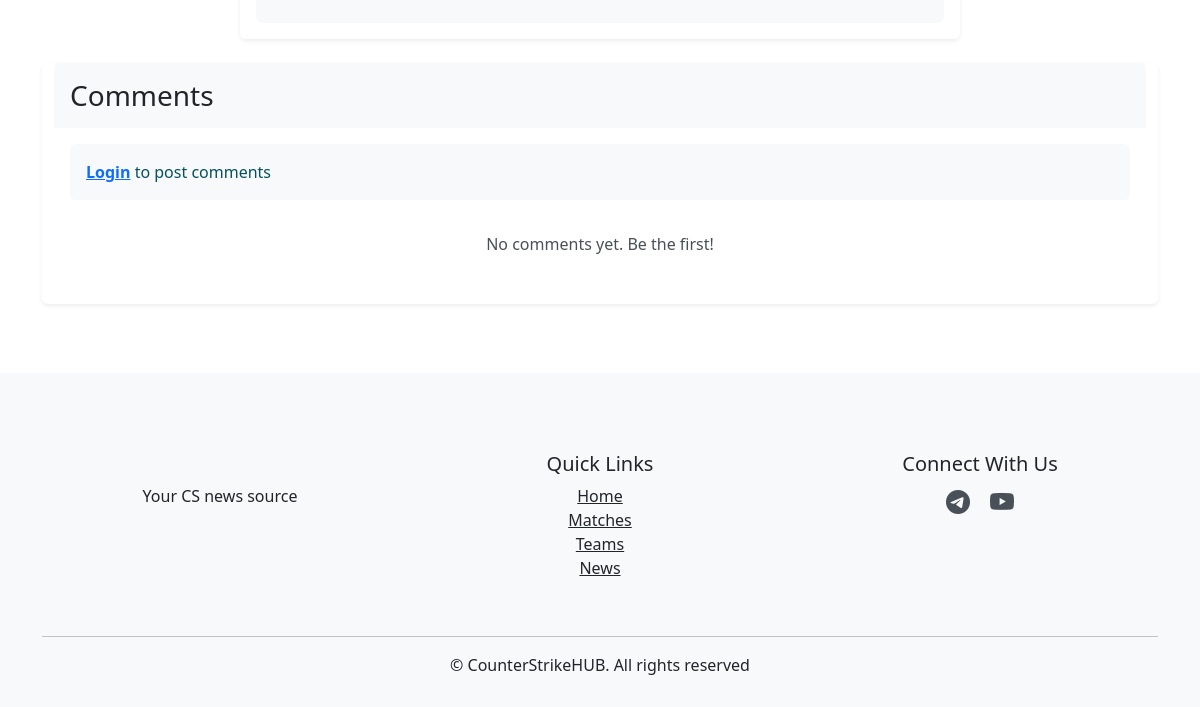
Page /match/1 (lower part) on the earlier database version.
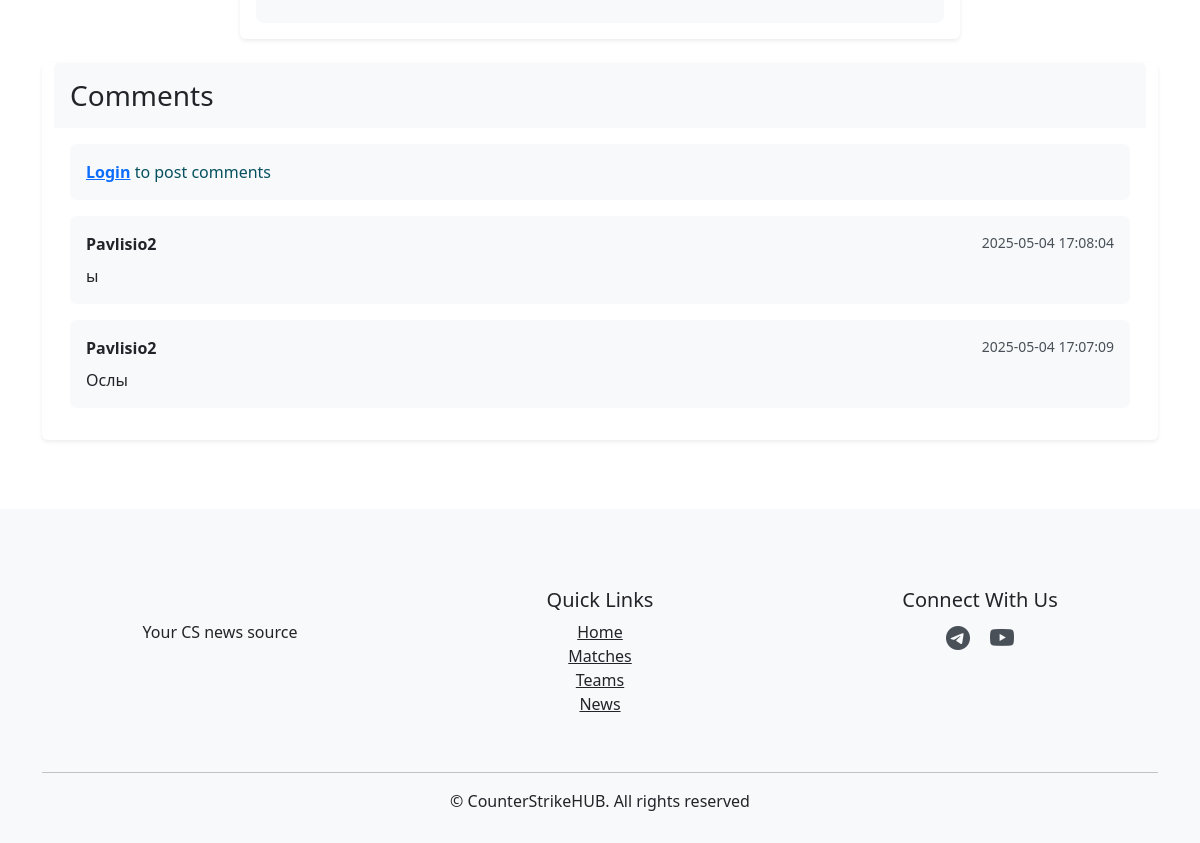
Same page on the later database version.
### tables this page shows
CREATE TABLE comments (
                id INTEGER PRIMARY KEY AUTOINCREMENT,
                match_id INTEGER NOT NULL,
                user_id INTEGER NOT NULL,
                text TEXT NOT NULL,
                created_at TIMESTAMP DEFAULT CURRENT_TIMESTAMP,
                FOREIGN KEY(user_id) REFERENCES users(id)
            );

CREATE TABLE users (
            id INTEGER PRIMARY KEY AUTOINCREMENT,
            username TEXT UNIQUE NOT NULL,
            password TEXT NOT NULL,
            email TEXT
        );

### server.py (the view, shortened to what this page needs)
@app.route('/match/<int:match_id>', methods=['GET', 'POST'])
def match_detail(match_id):
    db_sess = db_session.create_session()
    matches = db_sess.query(Match).all()
    match = next((m for m in matches if m.id == match_id), None)
    if not match:
        flash('Match not found', 'danger')
        return redirect(url_for('matches_list'))
    with get_db() as conn:
        comments = conn.execute('''
            SELECT comments.*, users.username
            FROM comments
            JOIN users ON comments.user_id = users.id
            WHERE match_id = ?
            ORDER BY created_at DESC
        ''', (match_id,)).fetchall()
    return render_template('match_detail.html',
                           match=match,
                           comments=comments,
                           user_id=session.get('user_id'))

### data/db_session.py (called while the page is built)
def create_session() -> Session:
    global __factory
    return __factory()

### server.py (called while the page is built)
def get_db():
    conn = sqlite3.connect(DATABASE)
    conn.row_factory = sqlite3.Row
    return conn

### templates/match_detail.html (shortened to what this page needs)
{% extends "base.html" %}
{% block content %}
<div class="container mt-4">
    <div class="row">
        <div class="col-lg-8 mx-auto">
            <div class="card shadow-sm mb-4 border-0" style="background-color: var(--card-bg);">
                <div class="card-body">
                    <div class="match-details">
                        </div>
                    </div>
                </div>
            </div>
            <div class="card shadow-sm border-0" style="background-color: var(--card-bg);">
                <div class="card-header py-3 border-0" style="background-color: var(--bg-secondary);">
                    <h3 class="mb-0" style="color: var(--text-primary);">
                        {% if session.get('language', 'en') == 'ru' %}Комментарии{% else %}Comments{% endif %}
                    </h3>
                </div>
                <div class="card-body">
                    {% if 'user_id' in session %}
                    <form method="POST" class="mb-4">
                        <div class="mb-3">
                            <textarea class="form-control border-2" name="comment" rows="3"
                                      style="border-color: var(--border-color); background-color: var(--bg-primary);"
                                      placeholder="{% if session.get('language', 'en') == 'ru' %}Ваш комментарий...{% else %}Your comment...{% endif %}" required></textarea>
                        </div>
                        <button type="submit" class="btn btn-primary px-4 py-2" style="background-color: var(--accent-primary); border: none;">
                            {% if session.get('language', 'en') == 'ru' %}Отправить{% else %}Submit{% endif %}
                        </button>
                    </form>
                    {% else %}
                    <div class="alert alert-info border-0" style="background-color: var(--bg-secondary); border-left: 3px solid var(--accent-primary);">
                        {% if session.get('language', 'en') == 'ru' %}
                        <a href="{{ url_for('login', next=url_for('match_detail', match_id=match.id)) }}"
                           class="fw-bold" style="color: var(--accent-primary);">Войдите</a>, чтобы оставлять комментарии
                        {% else %}
                        <a href="{{ url_for('login', next=url_for('match_detail', match_id=match.id)) }}"
                           class="fw-bold" style="color: var(--accent-primary);">Login</a> to post comments
                        {% endif %}
                    </div>
                    {% endif %}
                    <div class="comments-section">
                        {% for comment in comments %}
                        <div class="comment mb-3 p-3 rounded" style="background-color: var(--bg-secondary);">
                            <div class="d-flex justify-content-between mb-2">
                                <strong style="color: var(--text-primary);">{{ comment.username }}</strong>
                                <small style="color: var(--text-secondary);">{{ comment.created_at }}</small>
                            </div>
                            <p class="mb-0" style="color: var(--text-primary);">{{ comment.text }}</p>
                        </div>
                        {% else %}
                        <p class="text-center py-3" style="color: var(--text-secondary);">
                            {% if session.get('language', 'en') == 'ru' %}
                            Пока нет комментариев. Будьте первым!
                            {% else %}
                            No comments yet. Be the first!
                            {% endif %}
                        </p>
                        {% endfor %}
                    </div>
                </div>
            </div>
        </div>
    </div>
</div>
{% endblock %}

### templates/base.html (shortened to what this page needs)
<!DOCTYPE html>
<html lang="{{ session.get('language', 'en') }}" data-theme="light">
<head>
    <link href="https://cdn.jsdelivr.net/npm/bootstrap@5.3.0/dist/css/bootstrap.min.css" rel="stylesheet">
    <link rel="stylesheet" href="https://cdn.jsdelivr.net/npm/bootstrap-icons@1.10.0/font/bootstrap-icons.css">
    <link rel="stylesheet" href="{{ url_for('static', filename='css/style.css') }}">
</head>
<body>
<div class="container">
    {% block content %}{% endblock %}
<footer>
    <div class="container text-center pt-5">
        <div class="row">
            <div class="col-md-4 mb-4">
                <h5>{% if session.get('language', 'en') == 'ru' %}CounterStrikeHUB{% else %}CounterStrikeHUB{% endif %}</h5>
                <p class="animate-fade">
                    {% if session.get('language', 'en') == 'ru' %}
                    Ваш источник новостей о CS
                    {% else %}
                    Your CS news source
                    {% endif %}
                </p>
            </div>
            <div class="col-md-4 mb-4">
                <h5 class="animate-fade delay-1">{% if session.get('language', 'en') == 'ru' %}Быстрые ссылки{% else %}Quick Links{% endif %}</h5>
                <ul class="list-unstyled animate-fade delay-1">
                    <li><a href="{{ url_for('home') }}" class="hover-effect" style="color: var(--text-primary)">{% if session.get('language', 'en') == 'ru' %}Главная{% else %}Home{% endif %}</a></li>
                    <li><a href="{{ url_for('matches_list') }}" class="hover-effect" style="color: var(--text-primary)">{% if session.get('language', 'en') == 'ru' %}Матчи{% else %}Matches{% endif %}</a></li>
                    <li><a href="{{ url_for('teams_list') }}" class="hover-effect" style="color: var(--text-primary)">{% if session.get('language', 'en') == 'ru' %}Команды{% else %}Teams{% endif %}</a></li>
                    <li><a href="{{ url_for('news_list') }}" class="hover-effect" style="color: var(--text-primary)">{% if session.get('language', 'en') == 'ru' %}Новости{% else %}News{% endif %}</a></li>
                </ul>
            </div>
            <div class="col-md-4 mb-4">
                <h5 class="animate-fade delay-2">{% if session.get('language', 'en') == 'ru' %}Мы в соцсетях{% else %}Connect With Us{% endif %}</h5>
                <div class="animate-fade delay-2">
                    <a href="https://t.me/cshub_official" class="social-icon me-3"><i class="bi bi-telegram"></i></a>
                    <a href="https://www.youtube.com/channel/UCXbsUubmNPK8XJFbkmlMcMg" class="social-icon"><i class="bi bi-youtube"></i></a>
                </div>
            </div>
        </div>
        <hr style="background-color: var(--border-color);">
        <p class="mb-0 animate-fade">
            &copy; {{ current_year }} {% if session.get('language', 'en') == 'ru' %}CounterStrikeHUB{% else %}CounterStrikeHUB{% endif %}.
            {% if session.get('language', 'en') == 'ru' %}
            Все права защищены
            {% else %}
            All rights reserved
            {% endif %}
        </p>
    </div>
</footer>
</body>
</html>

### static/css/style.css (style rules this page uses)
:root { --bg-primary: #ffffff; --bg-secondary: #f8f9fa; --text-primary: #212529; --text-secondary: #495057; --accent-primary: #0d6efd; --accent-danger: #dc3545; --navbar-bg: #212529; --card-bg: #ffffff; --border-color: #dee2e6; --footer-bg: #f8f9fa; }
body { background-color: var(--bg-primary); color: var(--text-primary); display: flex; flex-direction: column; min-height: 100vh; transition: background-color 0.3s, color 0.3s; }
.social-icon { color: var(--text-secondary); font-size: 1.5rem; transition: color 0.3s, transform 0.3s; }
.card { background-color: var(--card-bg); border-color: var(--border-color); transition: transform 0.3s, box-shadow 0.3s, background-color 0.3s; }
.alert { transition: background-color 0.3s, border-color 0.3s; }

### templates/base.html (style rules this page uses)
.card { transition: all 0.3s; margin-bottom: 20px; opacity: 0; background-color: var(--card-bg); border-color: var(--border-color); }
.animate-fade { animation: fadeIn 0.8s ease-out forwards; }
.animate-slide { animation: slideUp 0.6s ease-out forwards; }
.delay-1 { animation-delay: 0.3s !important; }
.delay-2 { animation-delay: 0.6s !important; }
.hover-effect { transition: all 0.3s ease; }
footer { background-color: var(--footer-bg); color: var(--text-primary); padding: 30px 0; margin-top: 50px; position: relative; transition: background-color 0.3s, color 0.3s; }
.social-icon { color: var(--text-secondary); font-size: 1.5rem; transition: color 0.3s, transform 0.3s; }

### templates/match_detail.html (style rules this page uses)
.match-details { background-color: var(--bg-secondary); padding: 1.5rem; border-radius: 8px; }
.comment { transition: transform 0.2s; }

Differences in the rows shown:
added comments: username "Pavlisio2", created_at "2025-05-04 17:08:04", text "ы"
added comments: username "Pavlisio2", created_at "2025-05-04 17:07:09", text "Ослы"
Other differences:
text no longer shown: "No comments yet. Be the first!"
